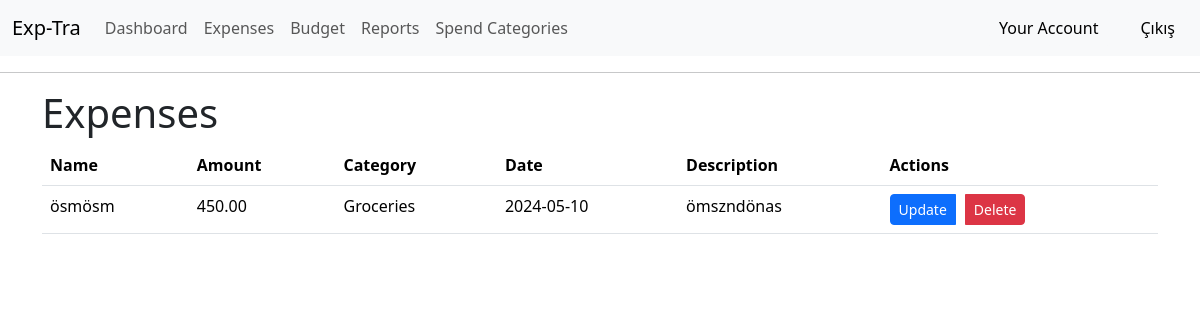
Page /expense_history (signed in) on the committed database.
### app/models.py (models this page shows, shortened)
class Expense(db.Model):
    __tablename__ = 'expenses'
    id: so.Mapped[int] = so.mapped_column(primary_key=True)
    name: so.Mapped[str] = so.mapped_column(sa.String(140))
    amount : so.Mapped[float] = so.mapped_column(sa.Numeric(10, 2), nullable=False)
    category_id : so.Mapped[int] = so.mapped_column(sa.ForeignKey(Category.id),index=True)
    date : so.Mapped[datetime] = so.mapped_column(sa.Date, nullable=False)
    description: so.Mapped[str] = so.mapped_column(sa.Text)
    timestamp: so.Mapped[datetime] = so.mapped_column(
        index=True, default=lambda: datetime.now(timezone.utc))
    user_id: so.Mapped[int] = so.mapped_column(sa.ForeignKey(User.id),
                                               index=True)
    user: so.Mapped[User] = so.relationship(back_populates='expenses')

class Category(db.Model):
    id: so.Mapped[int] = so.mapped_column(primary_key=True)
    name: so.Mapped[str] = so.mapped_column(sa.String(140))

### app/routes.py (the view)
@app.route('/expense_history', methods=['GET'])
@login_required
def expense_history():
    form = ExpenseForm()
    expenses = Expense.query.filter_by(user_id=current_user.id).all()
    categories = Category.query.all()  # Kategorileri veritabanından al
    category_dict = {category.id: category.name for category in categories}  # Kategorileri bir sözlükte sakla
    return render_template('expense_history.html', title='Expenses', expenses=expenses, category_dict=category_dict,form=form)

### app/models.py (called while the page is built)
@login.user_loader
def load_user(id):
    return db.session.get(User, int(id))

### app/templates/expense_history.html (shortened to what this page needs)
{% extends "base.html" %}
{% block content %}
{% if expenses %}
<h1>Expenses</h1>
<table class="table" id="expenses">
    <thead>
    <tr>
        <th>Name</th>
        <th>Amount</th>
        <th>Category</th>
        <th>Date</th>
        <th>Description</th>
        <th>Actions</th>
    </tr>
    </thead>
    <tbody>
    {% for expense in expenses %}
    <tr>
        <td>{{ expense.name }}</td>
        <td>{{ expense.amount }}</td>
        <td>{{ category_dict[expense.category_id]}}</td>
        <td>{{ expense.date }}</td>
        <td>{{ expense.description }}</td>
        <td>
            <div class="btn-group" role="group" aria-label="Expense Actions">
                <button type="button" class="btn btn-primary btn-sm" data-bs-toggle="modal" data-bs-target="#updateModal{{ expense.id }}">
                    Update
                </button>
                <div style="width: 10px;"></div>
                    <button type="button" class="btn btn-danger btn-sm" data-bs-toggle="modal" data-bs-target="#deleteModal{{ expense.id }}">
                        Delete
                    </button>
            </div>
        </td>
    </tr>
    {% endfor %}
    </tbody>
</table>
{% else %}
<p>You don't have any expenses yet 😥</p>
{% endif %}
{% endblock %}

### rows in the picture
Expense: name "ösmösm", amount "450.00", date "2024-05-10", description "ömszndönas"
Category: name "Groceries"
